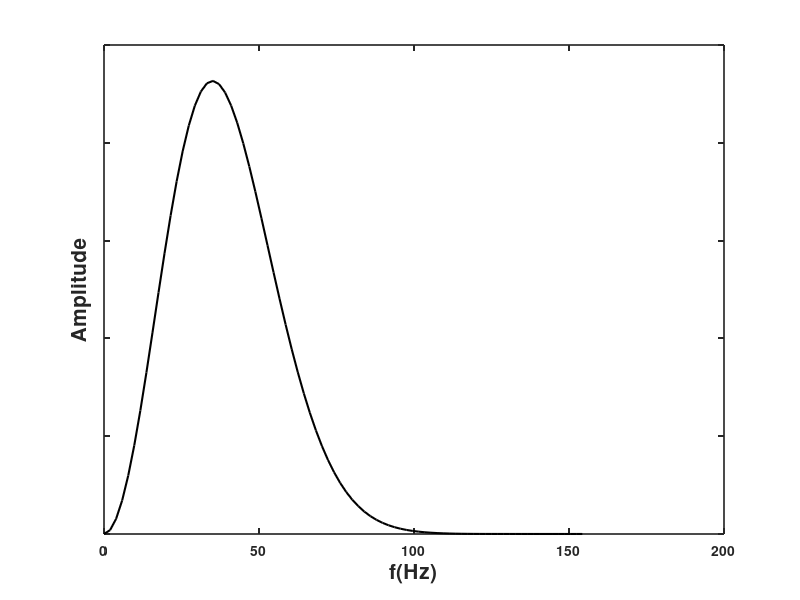

This chart was generated by the following MATLAB code:
clc;
clear all;

nt=1024;
fm=35;
dt=0.001;
for it=0:nt-1
    a=pi*fm*(it*dt-1.0/fm);
    a=a*a;
    Ricker(it+1)=(1.0-2.0*a)*exp(-a);
end

fs=1/dt; %采样频率
Ndata=nt; %数据长度
N=512; %FFT的数据长度
n=0:Ndata-1;t=n/fs;   %数据对应的时间序列
y=fft(Ricker,N);   %信号的Fourier变换
mag=abs(y);    %求取振幅
f=(0:N-1)*fs/N; %真实频率
figure;
plot(f(1:80),mag(1:80)/N,'k','LineWidth',1.5); %绘出Nyquist频率之前的振幅

set(gca,'linewidth',1.2);
box on
set(gca,'GridLineStyle','--','GridColor','k','GridAlpha',1);
set(gca,'FontSize',13);
set(gca,'FontWeight','bold','FontSize',10)
%legend('Fixed a','Variable a','Reference','','Reference')
xlabel('f(Hz)','fontsize',15);
ylabel('Amplitude','fontsize',15);
set(gca,'yticklabel','');

